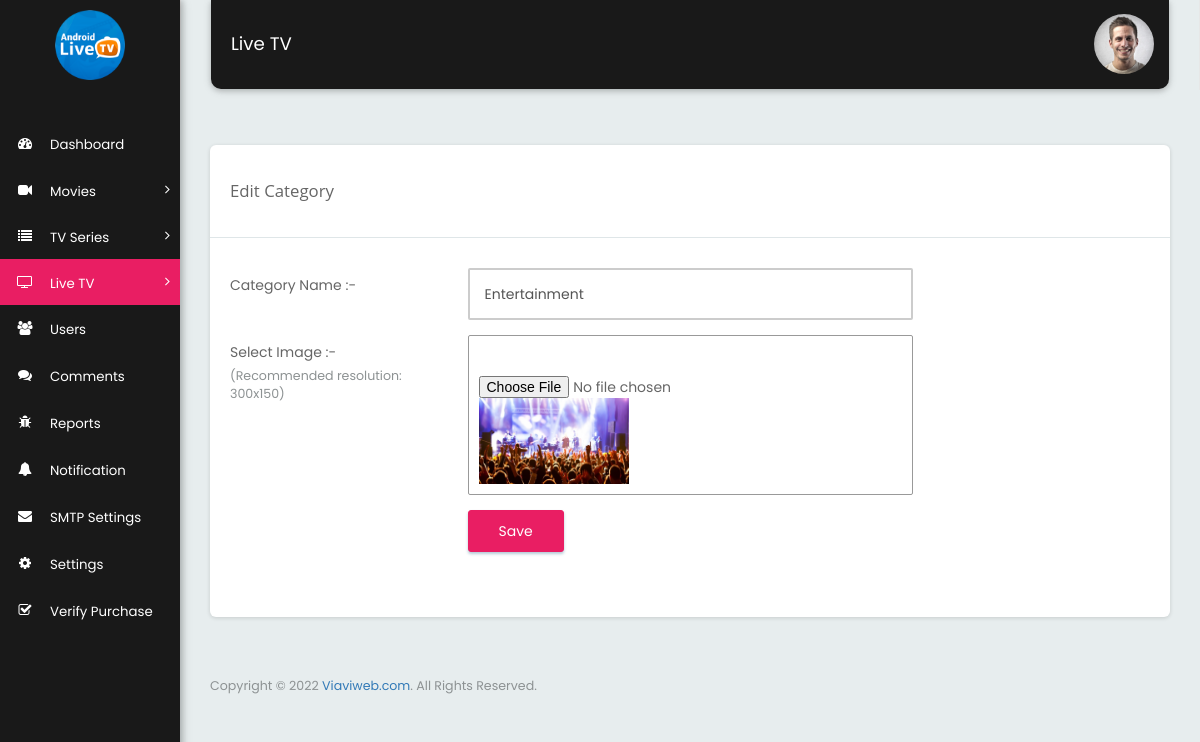
Screenshot of /add_category.php?cat_id=3&redirect=manage_category.php (signed in) with the database file from the repository.
### tables this page shows
CREATE TABLE `tbl_category` (
  `cid` int(11) NOT NULL,
  `category_name` varchar(255) NOT NULL,
  `category_image` varchar(255) NOT NULL,
  `status` int(1) NOT NULL DEFAULT 1
);

### add_category.php (the view, shortened to what this page needs)
<?php
	if(isset($_GET['cat_id'])){
		$page_title= 'Edit Category';
	}
	else{
		$page_title='Add Category';
	}
	include("includes/header.php");
	require("includes/function.php");
	if(isset($_GET['cat_id']))
	{
		$qry="SELECT * FROM tbl_category where cid='".$_GET['cat_id']."'";
		$result=mysqli_query($mysqli,$qry);
		$row=mysqli_fetch_assoc($result);
	}
?>
<div class="row">
  <div class="col-md-12">
    <div class="card">
      <div class="page_title_block">
        <div class="col-md-5 col-xs-12">
          <div class="page_title"><?=$page_title?></div>
        </div>
      </div>
      <div class="clearfix"></div>
      <div class="card-body mrg_bottom">
        <form action="" name="addeditcategory" method="post" class="form form-horizontal" enctype="multipart/form-data">
          <div class="section">
            <div class="section-body">
              <div class="form-group">
                <label class="col-md-3 control-label">Category Name :-</label>
                <div class="col-md-6">
                  <input type="text" name="category_name" id="category_name" value="<?php if(isset($_GET['cat_id'])){echo $row['category_name'];}?>" class="form-control" required>
                </div>
              </div>
              <div class="form-group">
                <label class="col-md-3 control-label">Select Image :-
                <p class="control-label-help">(Recommended resolution: 300x150)</p>
                </label>
                <div class="col-md-6">
                  <div class="fileupload_block">
                  	<input type="file" name="category_image" value="fileupload" accept=".png, .jpg, .jpeg, .svg, .gif" <?php echo (!isset($_GET['cat_id'])) ? 'required="require"' : '' ?> id="fileupload">
                  	<div class="fileupload_img">
                  	<?php
                    	$img_src="";
                    	if(!isset($_GET['cat_id']) || !file_exists('images/'.$row['category_image'])){
                      		$img_src='assets/images/series-cover.jpg';
                    	}else{
                      		$img_src='images/'.$row['category_image'];
                    	}
                  	?>
                  	<img type="image" src="<?=$img_src?>" alt="poster image" style="width: 150px;height: 86px" />
                    </div>
                  </div>
                </div>
              </div>
              <div class="form-group">
                <div class="col-md-9 col-md-offset-3">
                  <button type="submit" name="submit" class="btn btn-primary">Save</button>
                </div>
              </div>
            </div>
          </div>
        </form>
      </div>
    </div>
  </div>
</div>
<?php include("includes/footer.php");?>

### includes/header.php (style rules this page uses)
.form-control { border-width: 2px !important; border-color: #ccc !important; }

### rows the page displays
tbl_category: category_name "Entertainment", category_image (picture)

### other values shown
APP_NAME "Live TV"
$page_title "Edit Category"
